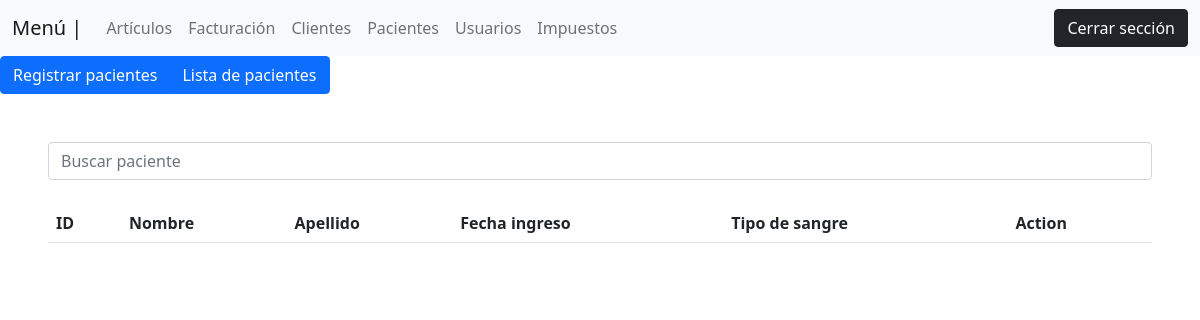
Before: /views/lista_pacientes.php (signed in) with the older database file.
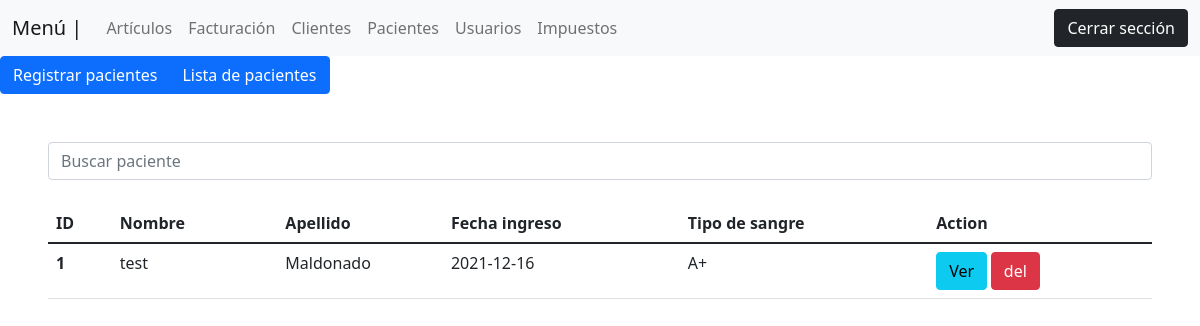
After: the same page with the newer database file.
### tables this page shows
CREATE TABLE `registro_pacientes` (
  `id` int(11) NOT NULL,
  `fecha_creacion` timestamp NOT NULL DEFAULT current_timestamp() ON UPDATE current_timestamp(),
  `fecha_borrado` date DEFAULT NULL,
  `borrado_por` varchar(100) DEFAULT NULL,
  `nombres` varchar(100) DEFAULT NULL,
  `apellidos` varchar(100) DEFAULT NULL,
  `nacionalidad` varchar(100) DEFAULT NULL,
  `fecha_ingreso` date DEFAULT NULL,
  `hora_ingreso` time DEFAULT NULL,
  `genero` varchar(100) DEFAULT NULL,
  `peso` int(3) DEFAULT NULL,
  `altura` int(3) DEFAULT NULL,
  `lugar_nacimiento` varchar(100) DEFAULT NULL,
  `lugar_vive` varchar(100) DEFAULT NULL,
  `direccion` text DEFAULT NULL,
  `responsable` varchar(100) DEFAULT NULL,
  `relacion` varchar(100) DEFAULT NULL,
  `tipo_sangre` varchar(3) DEFAULT NULL,
  `alergias` text DEFAULT NULL,
  `origen_admision` varchar(100) DEFAULT NULL,
  `num_expediente` varchar(100) DEFAULT NULL,
  `nss` varchar(100) DEFAULT NULL,
  `seguro` varchar(11) DEFAULT NULL,
  `num_seguro` varchar(100) DEFAULT NULL
);

### views/lista_pacientes.php (the view, shortened to what this page needs)
<?php
 include('plantilla/menu_top.php');
 include('plantilla/menu_pacientes.php');
 $consulta = "SELECT id, nombres, apellidos, fecha_ingreso, tipo_sangre FROM registro_pacientes";
 $query_all = $conexion->query($consulta);
?>
<div class="p-5">
        <div class="col-md-12">
            <input type="text" class="form-control" name="" id="" placeholder="Buscar paciente"><br>
        <table class="table">
  <thead>
    <tr>
      <th scope="col">ID</th>
      <th scope="col" width="15%">Nombre</th>
      <th scope="col" width="15%">Apellido</th>
      <th scope="col">Fecha ingreso</th>
      <th scope="col">Tipo de sangre</th>
      <th scope="col">Action</th>
    </tr>
  </thead>
  <tbody>
      <?php
        while($pacientes = $query_all->fetch_assoc()){
        ?>
            <tr>
                <th scope="row"><?php echo $pacientes["id"] ?></th>
                <td><?php echo $pacientes["nombres"]?></td>
                <td><?php echo $pacientes["apellidos"]?></td>
                <td><?php echo $pacientes["fecha_ingreso"]?></td>
                <td><?php echo $pacientes["tipo_sangre"]?></td>
                <td>
                    <small>
                        <a href="cliente.php?id=<?php echo $pacientes["id"] ?>" class="btn btn-info">Ver</a>
                        <a class= "btn btn-danger" data-toggle="modal" data-target="#exampleModal<?php echo $pacientes["id"] ?>">del</a>
                    </small>
                </td>
            </tr>
        <?php
        }
      ?>
  </tbody>
</table>
        </div>
</div>

Changed rows visible on the page:
added registro_pacientes: id "1", nombres "test", apellidos "Maldonado", fecha_ingreso "2021-12-16", tipo_sangre "A+"
